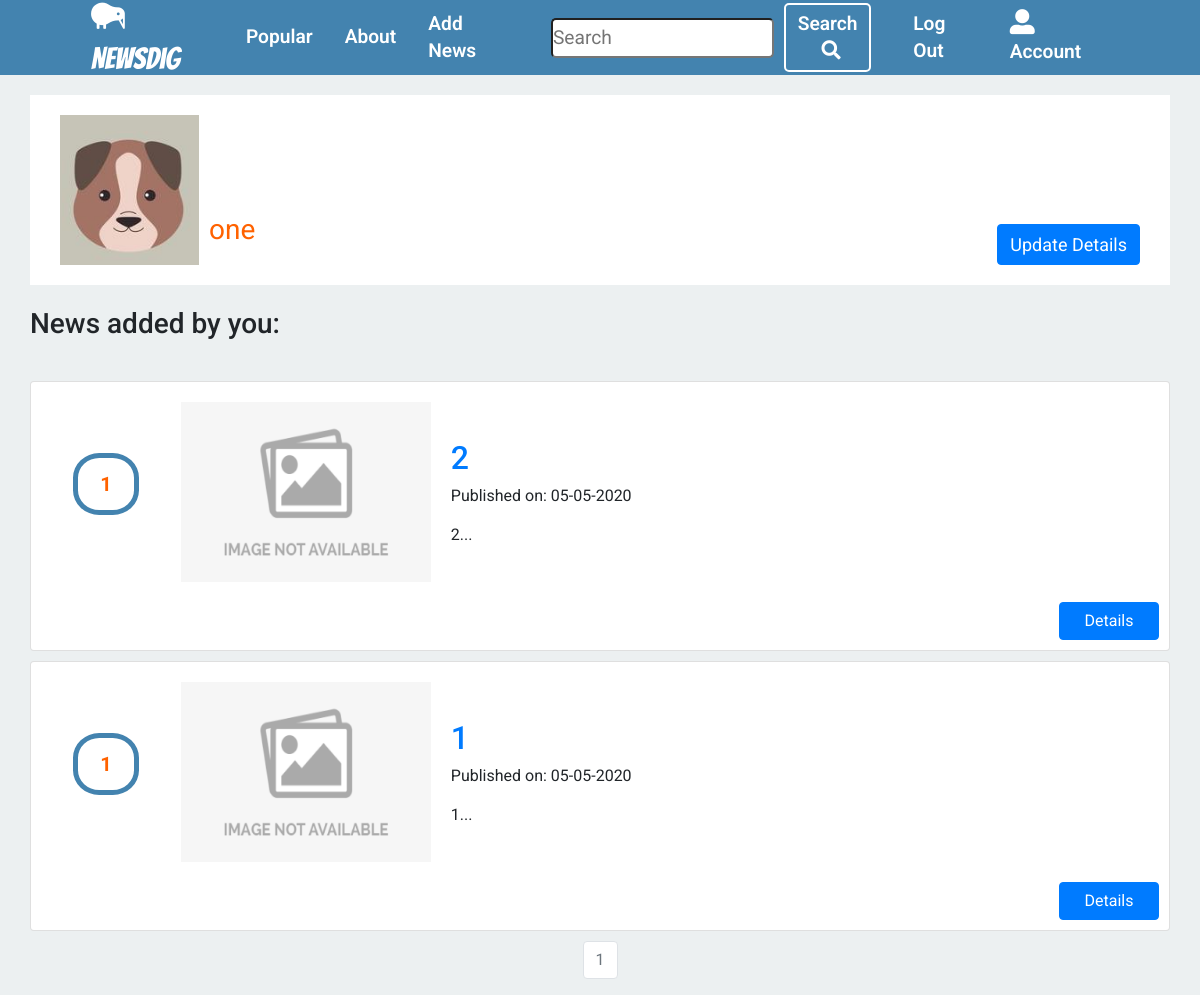
/account (signed in), run on the app's committed database.
### news/models.py (models this page shows, shortened)
class User(db.Model, UserMixin):
    __tablename__ = 'users'
    id = db.Column(db.Integer, primary_key=True)
    profile_image = db.Column(
        db.String(20), nullable=False, default='default_profile.png')
    email = db.Column(db.String(64), unique=True, index=True)
    username = db.Column(db.String(64), unique=True, index=True)
    password_hash = db.Column(db.String(128))
    news_group = db.relationship('News', backref='author', lazy=True)

class News(db.Model):
    __tablename__ = 'news'
    users = db.relationship(User)
    comments = db.relationship(
        'Comment', backref='news', lazy=True, cascade="all,delete")
    users_likes = db.relationship(
        'Likes', backref='news', lazy=True, cascade="all,delete")
    id = db.Column(db.Integer, primary_key=True)
    user_id = db.Column(db.Integer, db.ForeignKey('users.id'), nullable=False)
    picture_link = db.Column(db.String(), nullable=False)
    link = db.Column(db.String(), nullable=False)
    date = db.Column(db.DateTime, nullable=False, default=datetime.utcnow)
    title = db.Column(db.String(140), nullable=False)
    text = db.Column(db.Text, nullable=False)
    likes = db.Column(db.Integer, nullable=False, default=0)

### news/users/views.py (the view)
@users.route("/account", methods=['GET', 'POST'])
@login_required
def account():
    form = UpdateUserForm()
    page = request.args.get('page', 1, type=int)
    user_news = News.query.filter(
        News.user_id == current_user.id).order_by(
        News.date.desc()).paginate(page=page, per_page=5)
    if form.validate_on_submit():
        if form.picture.data:
            username = current_user.username
            pic = add_profile_pic(form.picture.data, username)
            current_user.profile_image = pic
        elif form.check_email(form.email) == False:
            return redirect(url_for('users.account'))
        elif form.check_username(form.username) == False:
            return redirect(url_for('users.account'))
        current_user.username = form.username.data
        current_user.email = form.email.data
        db.session.commit()
        flash('User Account Updated')
        return redirect(url_for('users.account'))
    elif request.method == 'GET':
        form.username.data = current_user.username
        form.email.data = current_user.email
    profile_image = url_for(
        'static', filename='profile_pics/' + current_user.profile_image)
    return render_template('account.html', profile_image=profile_image, form=form, user_news=user_news)

### news/users/forms.py (shortened to what this page needs)
class UpdateUserForm(FlaskForm):
    email = StringField('Email', validators=[DataRequired(), Email()])
    username = StringField('Username', validators=[DataRequired()])
    picture = FileField('Update Profile Picture', validators=[
                        FileAllowed(['jpg', 'png'])])
    submit = SubmitField('Update')

### news/models.py (called while the page is built)
@login_manager.user_loader
def load_user(user_id):
    return User.query.get(user_id)

### news/templates/account.html (shortened to what this page needs)
{% extends "base.html" %}
{% block content %}
<div class="container">
  <div class="user_info">
    <div>
      <img src="{{ url_for('static', filename='profile_pics/' + current_user.profile_image) }}">
      <p>{{ current_user.username }}</p>
    </div>
    <div>
      <a id="update_user" href="#" class="btn btn-primary">Update Details</a>
    </div>
  </div>
  <br>
  <h3>News added by you:</h3>
  <br>
  {% if not user_news.items %}
  <h4>No news yet!</h4>
  {% else %}
  {% for news in user_news.items %}
  <div class="card">
    <div class="card-body">
      <div class='likes'>
        <p>{{news.likes}}</p>
      </div>
      <div class="miniature">
        {% if news.picture_link%}
        <img src="{{news.picture_link}}" alt="">
        {% else %}
        <img src="{{ url_for('static', filename='default.jpeg') }}">
        {% endif %}
      </div>
      <div class="news_info">
        <h2><a class="card-title" href="  {{ url_for('news_group.news_view', news_id=news.id) }}">{{ news.title }}</a>
        </h2>
        <p>Published on: {{ news.date.strftime('%d-%m-%Y') }}</p>
        <p class="card-text">{{ news.text[:100] }}...</p>
      </div>
    </div>
    <a href="{{ url_for('news_group.news_view', news_id=news.id) }}" class="details_btn btn btn-primary">Details</a>
  </div>
  {% endfor %}
  {% endif %}
</div>
<nav aria-label="Page navigation example">
  <ul class="pagination ">
    {% for page_num in user_news.iter_pages(left_edge=1, right_edge=1, left_current=1, right_current=2) %}
    {% if user_news.page == page_num %}
    <li class="page-item disabled">
      <a class="page-link" href="{{ url_for('users.account', page=page_num) }}">{{ page_num }}</a></li>
    {% else %}
    <li class="page-item"><a class="page-link" href="{{ url_for('users.account', page=page_num) }}">{{ page_num }}</a>
    </li>
    {% endif %}
    {% endfor %}
</nav>
{% endblock content %}

### news/static/css/main.css (style rules this page uses)
* { box-sizing: border-box; margin: 0; padding: 0; }
body { font-family: 'Roboto', sans-serif; line-height: 1.4; background-color: #ecf0f1; }
.container { max-width: 1300px; margin-top: 20px; }
.pagination { margin-top: 10px; justify-content: center; }
.card { width: 100%; margin-top: 10px; }
.card .card-body { align-items: center; display: flex; }
.card .card-body .likes { width: 10%; display: flex; flex-direction: column; margin-right: 20px; }
.card .card-body .likes p { align-self: center; border: 5px solid #4383af; padding: 12px 22px; border-radius: 40%; font-size: 20px; font-weight: 700; color: #ff6200; }
.card .card-body .miniature { margin-right: 20px; }
.card .card-body .miniature img { width: 250px; height: 180px; }
.card .details_btn { margin-bottom: 10px; margin-right: 10px; width: 100px; align-self: flex-end; }
.user_info { display: flex; background: #fff; padding: 20px; justify-content: space-between; }
.user_info div { display: flex; margin-right: 10px; }
.user_info div #update_user { font-size: large; align-self: flex-end; }
.user_info img { margin-left: 10px; }
.user_info p { align-self: flex-end; margin-left: 10px; font-size: 28px; color: #ff6200; }

### data on the page
User: profile_image (placeholder picture), username "one"
News: likes "1", title "2", date "05-05-2020", text "2"
News: likes "1", title "1", date "05-05-2020", text "1"

### other printed values
{{ page_num }} "1"
